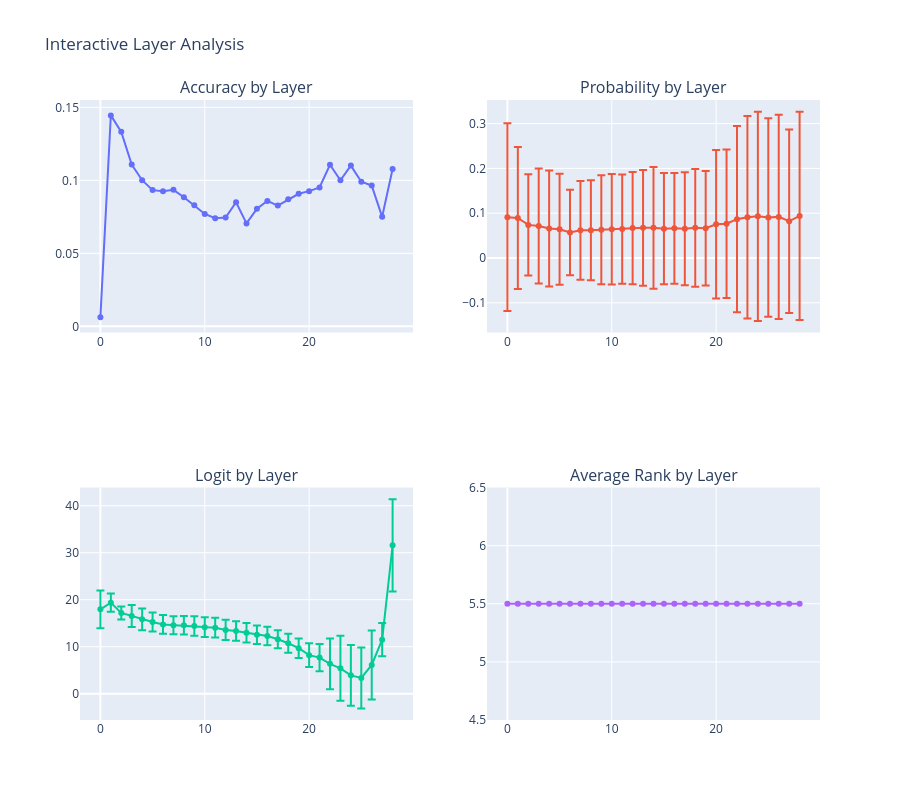
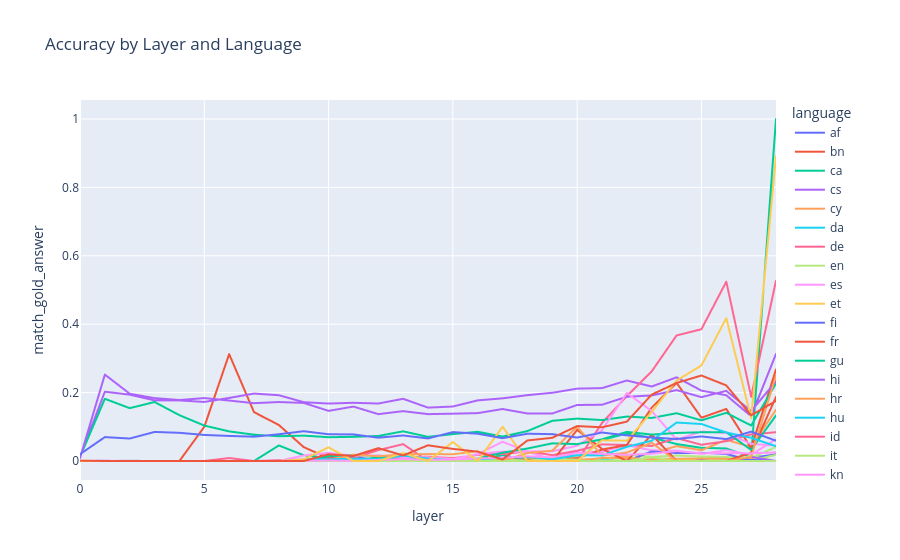
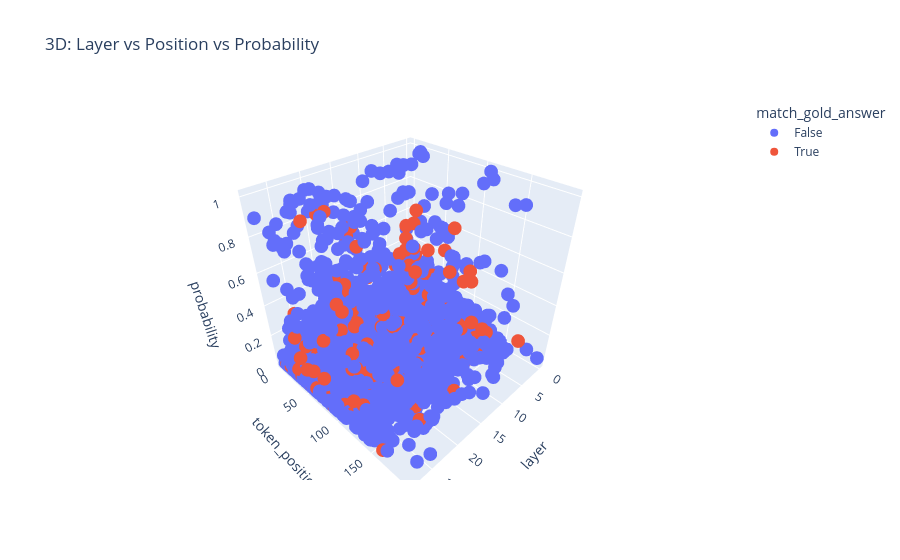

Notebook code for these charts, in order:
### Code cell
print("Creating interactive Plotly visualizations...")

# Interactive layer progression
layer_stats = df.groupby('layer').agg({
    'match_gold_answer': 'mean',
    'probability': ['mean', 'std'],
    'logit': ['mean', 'std'],
    'rank': 'mean'
}).round(4)

layer_stats.columns = ['accuracy', 'prob_mean', 'prob_std', 'logit_mean', 'logit_std', 'avg_rank']
layer_stats = layer_stats.reset_index()

fig_interactive = make_subplots(
    rows=2, cols=2,
    subplot_titles=('Accuracy by Layer', 'Probability by Layer', 
                   'Logit by Layer', 'Average Rank by Layer'),
    specs=[[{"secondary_y": False}, {"secondary_y": False}],
           [{"secondary_y": False}, {"secondary_y": False}]]
)

# Add traces
fig_interactive.add_trace(
    go.Scatter(x=layer_stats['layer'], y=layer_stats['accuracy'], 
              mode='lines+markers', name='Accuracy'),
    row=1, col=1
)

fig_interactive.add_trace(
    go.Scatter(x=layer_stats['layer'], y=layer_stats['prob_mean'],
              error_y=dict(type='data', array=layer_stats['prob_std']),
              mode='lines+markers', name='Probability'),
    row=1, col=2
)

fig_interactive.add_trace(
    go.Scatter(x=layer_stats['layer'], y=layer_stats['logit_mean'],
              error_y=dict(type='data', array=layer_stats['logit_std']),
              mode='lines+markers', name='Logit'),
    row=2, col=1
)

fig_interactive.add_trace(
    go.Scatter(x=layer_stats['layer'], y=layer_stats['avg_rank'],
              mode='lines+markers', name='Avg Rank'),
    row=2, col=2
)

fig_interactive.update_layout(height=800, showlegend=False, 
                            title_text="Interactive Layer Analysis")
fig_interactive.show()

# Interactive language comparison
lang_layer_data = df.groupby(['language', 'layer'])['match_gold_answer'].mean().reset_index()
fig_lang = px.line(lang_layer_data, x='layer', y='match_gold_answer', 
                   color='language', title='Accuracy by Layer and Language')
fig_lang.show()

# Interactive 3D scatter
sample_3d = df.sample(5000)  # Sample for 3D plot performance
fig_3d = px.scatter_3d(sample_3d, x='layer', y='token_position', z='probability',
                       color='match_gold_answer', title='3D: Layer vs Position vs Probability')
fig_3d.show()

print("Analysis complete! All visualizations have been generated.")

### Figure 1 — Plotly figure (JSON) as saved in the notebook; plotly's stock layout.template omitted (floating-point values rounded to 4 significant figures)
{"data": [{"mode": "lines+markers", "name": "Accuracy", "type": "scatter", "x": [0, 1, 2, 3, 4, 5, 6, 7, 8, 9, 10, 11, 12, 13, 14, 15, 16, 17, 18, 19, 20, 21, 22, 23, 24, 25, 26, 27, 28], "xaxis": "x", "y": [0.0063, 0.1445, 0.1332, 0.1108, 0.1001, 0.0933, 0.0925, 0.0935, 0.0884, 0.0829, 0.077, 0.0741, 0.0745, 0.085, 0.0705, 0.0805, 0.0859, 0.0827, 0.087, 0.0908, 0.0926, 0.0951, 0.1107, 0.1, 0.1101, 0.099, 0.0964, 0.075, 0.1078], "yaxis": "y"}, {"error_y": {"array": [0.2094, 0.1582, 0.113, 0.1283, 0.1293, 0.1239, 0.0956, 0.1102, 0.1116, 0.1217, 0.1232, 0.1218, 0.1251, 0.1291, 0.1357, 0.1241, 0.1235, 0.1261, 0.1313, 0.1278, 0.1658, 0.1656, 0.208, 0.2262, 0.2335, 0.2214, 0.228, 0.2048, 0.2325], "type": "data"}, "mode": "lines+markers", "name": "Probability", "type": "scatter", "x": [0, 1, 2, 3, 4, 5, 6, 7, 8, 9, 10, 11, 12, 13, 14, 15, 16, 17, 18, 19, 20, 21, 22, 23, 24, 25, 26, 27, 28], "xaxis": "x2", "y": [0.0912, 0.0893, 0.0739, 0.0712, 0.0658, 0.064, 0.0569, 0.0618, 0.0619, 0.063, 0.0643, 0.0645, 0.0668, 0.0673, 0.0673, 0.0655, 0.0662, 0.0655, 0.0674, 0.0666, 0.0754, 0.0764, 0.0867, 0.091, 0.0932, 0.0903, 0.0918, 0.082, 0.0939], "yaxis": "y2"}, {"error_y": {"array": [4.001, 1.962, 1.384, 2.329, 2.315, 2.034, 1.991, 1.925, 1.948, 2.091, 2.098, 2.092, 2.161, 2.073, 2.085, 1.96, 1.956, 1.925, 2.025, 2.074, 2.518, 2.9, 5.387, 6.907, 6.481, 6.47, 7.34, 3.553, 9.829], "type": "data"}, "mode": "lines+markers", "name": "Logit", "type": "scatter", "x": [0, 1, 2, 3, 4, 5, 6, 7, 8, 9, 10, 11, 12, 13, 14, 15, 16, 17, 18, 19, 20, 21, 22, 23, 24, 25, 26, 27, 28], "xaxis": "x3", "y": [17.96, 19.38, 17.19, 16.55, 15.83, 15.27, 14.74, 14.58, 14.57, 14.42, 14.17, 14.05, 13.57, 13.35, 12.96, 12.56, 12.28, 11.58, 10.74, 9.688, 8.215, 7.693, 6.367, 5.412, 3.907, 3.356, 6.124, 11.5, 31.57], "yaxis": "y3"}, {"mode": "lines+markers", "name": "Avg Rank", "type": "scatter", "x": [0, 1, 2, 3, 4, 5, 6, 7, 8, 9, 10, 11, 12, 13, 14, 15, 16, 17, 18, 19, 20, 21, 22, 23, 24, 25, 26, 27, 28], "xaxis": "x4", "y": [5.5, 5.5, 5.5, 5.5, 5.5, 5.5, 5.5, 5.5, 5.5, 5.5, 5.5, 5.5, 5.5, 5.5, 5.5, 5.5, 5.5, 5.5, 5.5, 5.5, 5.5, 5.5, 5.5, 5.5, 5.5, 5.5, 5.5, 5.5, 5.5], "yaxis": "y4"}], "layout": {"annotations": [{"font": {"size": 16}, "showarrow": false, "text": "Accuracy by Layer", "x": 0.225, "xanchor": "center", "xref": "paper", "y": 1, "yanchor": "bottom", "yref": "paper"}, {"font": {"size": 16}, "showarrow": false, "text": "Probability by Layer", "x": 0.775, "xanchor": "center", "xref": "paper", "y": 1, "yanchor": "bottom", "yref": "paper"}, {"font": {"size": 16}, "showarrow": false, "text": "Logit by Layer", "x": 0.225, "xanchor": "center", "xref": "paper", "y": 0.375, "yanchor": "bottom", "yref": "paper"}, {"font": {"size": 16}, "showarrow": false, "text": "Average Rank by Layer", "x": 0.775, "xanchor": "center", "xref": "paper", "y": 0.375, "yanchor": "bottom", "yref": "paper"}], "height": 800, "showlegend": false, "title": {"text": "Interactive Layer Analysis"}, "xaxis": {"anchor": "y", "domain": [0, 0.45]}, "xaxis2": {"anchor": "y2", "domain": [0.55, 1]}, "xaxis3": {"anchor": "y3", "domain": [0, 0.45]}, "xaxis4": {"anchor": "y4", "domain": [0.55, 1]}, "yaxis": {"anchor": "x", "domain": [0.625, 1]}, "yaxis2": {"anchor": "x2", "domain": [0.625, 1]}, "yaxis3": {"anchor": "x3", "domain": [0, 0.375]}, "yaxis4": {"anchor": "x4", "domain": [0, 0.375]}}}

### Figure 2 — Plotly figure (JSON) as saved in the notebook; plotly's stock layout.template omitted (floating-point values rounded to 4 significant figures)
{"data": [{"hovertemplate": "language=af<br>layer=%{x}<br>match_gold_answer=%{y}<extra></extra>", "legendgroup": "af", "line": {"color": "#636efa", "dash": "solid"}, "marker": {"symbol": "circle"}, "mode": "lines", "name": "af", "showlegend": true, "type": "scattergl", "x": [0, 1, 2, 3, 4, 5, 6, 7, 8, 9, 10, 11, 12, 13, 14, 15, 16, 17, 18, 19, 20, 21, 22, 23, 24, 25, 26, 27, 28], "xaxis": "x", "y": [0.0007158, 0.0, 0.0, 0.0, 0.0, 0.0, 0.0, 0.0, 0.0, 0.0, 0.0, 0.01163, 0.003401, 0.005682, 0.0, 0.003597, 0.0, 0.0, 0.0, 0.0, 0.0, 0.001704, 0.00119, 0.004068, 0.001876, 0.001609, 0.001114, 0.009415, 0.01899], "yaxis": "y"}, {"hovertemplate": "language=bn<br>layer=%{x}<br>match_gold_answer=%{y}<extra></extra>", "legendgroup": "bn", "line": {"color": "#EF553B", "dash": "solid"}, "marker": {"symbol": "circle"}, "mode": "lines", "name": "bn", "showlegend": true, "type": "scattergl", "x": [0, 1, 2, 3, 4, 5, 6, 7, 8, 9, 10, 11, 12, 13, 14, 15, 16, 17, 18, 19, 20, 21, 22, 23, 24, 25, 26, 27, 28], "xaxis": "x", "y": [0.0, 0.0, 0.0, 0.0, 0.0, 0.0, 0.0, 0.0, 0.0, 0.0, 0.0, 0.0, 0.0, 0.0, 0.0, 0.0, 0.0, 0.0, 0.0, 0.0, 0.0, 0.0, 0.0, 0.0, 0.0, 0.0, 0.0, 0.0, 0.0], "yaxis": "y"}, {"hovertemplate": "language=ca<br>layer=%{x}<br>match_gold_answer=%{y}<extra></extra>", "legendgroup": "ca", "line": {"color": "#00cc96", "dash": "solid"}, "marker": {"symbol": "circle"}, "mode": "lines", "name": "ca", "showlegend": true, "type": "scattergl", "x": [0, 1, 2, 5, 6, 7, 8, 9, 10, 11, 12, 13, 14, 15, 16, 17, 18, 19, 20, 21, 22, 23, 24, 25, 26, 27, 28], "xaxis": "x", "y": [0.0, 0.0, 0.0, 0.0, 0.0, 0.0, 0.04545, 0.01667, 0.008621, 0.0, 0.01111, 0.01282, 0.0, 0.008547, 0.0, 0.01786, 0.0, 0.0, 0.0, 0.06173, 0.08029, 0.06818, 0.04954, 0.03857, 0.03665, 0.01141, 1.0], "yaxis": "y"}, {"hovertemplate": "language=cs<br>layer=%{x}<br>match_gold_answer=%{y}<extra></extra>", "legendgroup": "cs", "line": {"color": "#ab63fa", "dash": "solid"}, "marker": {"symbol": "circle"}, "mode": "lines", "name": "cs", "showlegend": true, "type": "scattergl", "x": [0, 2, 3, 4, 5, 6, 7, 8, 9, 10, 11, 12, 13, 14, 15, 16, 17, 18, 19, 20, 21, 22, 23, 24, 25, 26, 27, 28], "xaxis": "x", "y": [0.0, 0.0, 0.0, 0.0, 0.0, 0.0, 0.0, 0.0, 0.0, 0.0, 0.0, 0.0, 0.0, 0.0, 0.0, 0.0, 0.0, 0.0, 0.0, 0.0, 0.0, 0.0, 0.0, 0.0, 0.0, 0.0, 0.007246, 0.0], "yaxis": "y"}, {"hovertemplate": "language=cy<br>layer=%{x}<br>match_gold_answer=%{y}<extra></extra>", "legendgroup": "cy", "line": {"color": "#FFA15A", "dash": "solid"}, "marker": {"symbol": "circle"}, "mode": "lines", "name": "cy", "showlegend": true, "type": "scattergl", "x": [0, 1, 3, 4, 5, 6, 7, 8, 9, 10, 11, 12, 13, 14, 15, 16, 17, 18, 19, 20, 21, 22, 23, 24, 25, 26, 27, 28], "xaxis": "x", "y": [0.0, 0.0, 0.0, 0.0, 0.0, 0.0, 0.0, 0.0, 0.0, 0.0, 0.0, 0.0, 0.0, 0.00655, 0.009524, 0.007326, 0.005865, 0.004405, 0.0, 0.003831, 0.006981, 0.01451, 0.02349, 0.04325, 0.03156, 0.06186, 0.04078, 0.15], "yaxis": "y"}, {"hovertemplate": "language=da<br>layer=%{x}<br>match_gold_answer=%{y}<extra></extra>", "legendgroup": "da", "line": {"color": "#19d3f3", "dash": "solid"}, "marker": {"symbol": "circle"}, "mode": "lines", "name": "da", "showlegend": true, "type": "scattergl", "x": [0, 1, 2, 4, 5, 6, 7, 8, 9, 10, 11, 12, 13, 14, 15, 16, 17, 18, 19, 20, 21, 22, 23, 24, 25, 26, 27, 28], "xaxis": "x", "y": [0.0, 0.0, 0.0, 0.0, 0.0, 0.0, 0.0, 0.0, 0.0, 0.0, 0.0, 0.0, 0.0, 0.0, 0.0, 0.003195, 0.0, 0.01047, 0.008065, 0.0, 0.004405, 0.0, 0.0, 0.0, 0.0, 0.004329, 0.007317, 0.0], "yaxis": "y"}, {"hovertemplate": "language=de<br>layer=%{x}<br>match_gold_answer=%{y}<extra></extra>", "legendgroup": "de", "line": {"color": "#FF6692", "dash": "solid"}, "marker": {"symbol": "circle"}, "mode": "lines", "name": "de", "showlegend": true, "type": "scattergl", "x": [0, 1, 2, 3, 4, 5, 6, 7, 8, 9, 10, 11, 12, 13, 14, 15, 16, 17, 18, 19, 20, 21, 22, 23, 24, 25, 26, 27, 28], "xaxis": "x", "y": [0.0007858, 0.0, 0.0, 0.0, 0.0, 0.0, 0.008621, 0.0, 0.002611, 0.0, 0.0, 0.002821, 0.00479, 0.0108, 0.01249, 0.008197, 0.01813, 0.02012, 0.02829, 0.01716, 0.02981, 0.04859, 0.0468, 0.04396, 0.06705, 0.04743, 0.05786, 0.07775, 0.08419], "yaxis": "y"}, {"hovertemplate": "language=en<br>layer=%{x}<br>match_gold_answer=%{y}<extra></extra>", "legendgroup": "en", "line": {"color": "#B6E880", "dash": "solid"}, "marker": {"symbol": "circle"}, "mode": "lines", "name": "en", "showlegend": true, "type": "scattergl", "x": [0, 1, 2, 3, 4, 5, 6, 7, 8, 9, 10, 11, 12, 13, 14, 15, 16, 17, 18, 19, 20, 21, 22, 23, 24, 25, 26, 27, 28], "xaxis": "x", "y": [0.0001234, 0.0, 0.0, 0.0, 0.0, 0.0, 0.0, 0.0, 0.0, 0.0, 0.0007008, 0.001473, 0.001348, 0.0, 0.001663, 0.001538, 0.002123, 0.002283, 0.005124, 0.006849, 0.01259, 0.02198, 0.01804, 0.01205, 0.01592, 0.01307, 0.01186, 0.009006, 0.0409], "yaxis": "y"}, {"hovertemplate": "language=es<br>layer=%{x}<br>match_gold_answer=%{y}<extra></extra>", "legendgroup": "es", "line": {"color": "#FF97FF", "dash": "solid"}, "marker": {"symbol": "circle"}, "mode": "lines", "name": "es", "showlegend": true, "type": "scattergl", "x": [0, 1, 3, 4, 5, 6, 7, 8, 9, 10, 11, 12, 13, 14, 15, 16, 17, 18, 19, 20, 21, 22, 23, 24, 25, 26, 27, 28], "xaxis": "x", "y": [0.0, 0.0, 0.0, 0.0, 0.0, 0.0, 0.0, 0.0, 0.006289, 0.0, 0.0, 0.0, 0.0, 0.0, 0.002882, 0.02075, 0.02752, 0.02685, 0.005305, 0.02419, 0.02703, 0.04587, 0.03106, 0.0303, 0.02057, 0.03178, 0.01806, 0.06391], "yaxis": "y"}, {"hovertemplate": "language=et<br>layer=%{x}<br>match_gold_answer=%{y}<extra></extra>", "legendgroup": "et", "line": {"color": "#FECB52", "dash": "solid"}, "marker": {"symbol": "circle"}, "mode": "lines", "name": "et", "showlegend": true, "type": "scattergl", "x": [0, 1, 2, 3, 4, 5, 7, 8, 9, 10, 11, 12, 13, 14, 15, 16, 17, 18, 19, 20, 21, 22, 23, 24, 25, 26, 27, 28], "xaxis": "x", "y": [0.0, 0.0, 0.0, 0.0, 0.0, 0.0, 0.0, 0.0, 0.0, 0.0, 0.0, 0.0, 0.0, 0.0, 0.0, 0.0, 0.0, 0.0, 0.0, 0.0, 0.0, 0.0, 0.0, 0.0, 0.0, 0.0, 0.0, 0.0], "yaxis": "y"}, {"hovertemplate": "language=fi<br>layer=%{x}<br>match_gold_answer=%{y}<extra></extra>", "legendgroup": "fi", "line": {"color": "#636efa", "dash": "solid"}, "marker": {"symbol": "circle"}, "mode": "lines", "name": "fi", "showlegend": true, "type": "scattergl", "x": [0, 1, 4, 5, 6, 7, 8, 9, 10, 11, 12, 13, 14, 15, 16, 17, 18, 19, 20, 21, 22, 23, 24, 25, 26, 27, 28], "xaxis": "x", "y": [0.0, 0.0, 0.0, 0.0, 0.0, 0.0, 0.0, 0.0, 0.0, 0.0, 0.0, 0.0, 0.0, 0.0, 0.0, 0.0, 0.0, 0.0, 0.0, 0.0, 0.0, 0.0, 0.0, 0.0, 0.0, 0.0, 0.0], "yaxis": "y"}, {"hovertemplate": "language=fr<br>layer=%{x}<br>match_gold_answer=%{y}<extra></extra>", "legendgroup": "fr", "line": {"color": "#EF553B", "dash": "solid"}, "marker": {"symbol": "circle"}, "mode": "lines", "name": "fr", "showlegend": true, "type": "scattergl", "x": [0, 1, 2, 3, 4, 5, 6, 7, 8, 9, 10, 11, 12, 13, 14, 15, 16, 17, 18, 19, 20, 21, 22, 23, 24, 25, 26, 27, 28], "xaxis": "x", "y": [0.0, 0.0, 0.0, 0.0, 0.0, 0.1, 0.3125, 0.1429, 0.1053, 0.04054, 0.00838, 0.007485, 0.004644, 0.0, 0.001792, 0.001075, 0.0, 0.004706, 0.003945, 0.003367, 0.008264, 0.03349, 0.04679, 0.1562, 0.2286, 0.1265, 0.1523, 0.03796, 0.2678], "yaxis": "y"}, {"hovertemplate": "language=gu<br>layer=%{x}<br>match_gold_answer=%{y}<extra></extra>", "legendgroup": "gu", "line": {"color": "#00cc96", "dash": "solid"}, "marker": {"symbol": "circle"}, "mode": "lines", "name": "gu", "showlegend": true, "type": "scattergl", "x": [0, 1, 2, 3, 4, 5, 6, 7, 8, 9, 10, 11, 12, 13, 14, 15, 16, 17, 18, 19, 20, 21, 22, 23, 24, 25, 26, 27, 28], "xaxis": "x", "y": [0.0, 0.0, 0.0, 0.0, 0.0, 0.0, 0.0, 0.0, 0.0, 0.0, 0.0, 0.0, 0.0, 0.0, 0.0, 0.0, 0.0, 0.0, 0.0, 0.0, 0.0, 0.0, 0.0, 0.0, 0.0, 0.0, 0.0, 0.0, 0.0], "yaxis": "y"}, {"hovertemplate": "language=hi<br>layer=%{x}<br>match_gold_answer=%{y}<extra></extra>", "legendgroup": "hi", "line": {"color": "#ab63fa", "dash": "solid"}, "marker": {"symbol": "circle"}, "mode": "lines", "name": "hi", "showlegend": true, "type": "scattergl", "x": [0, 1, 2, 3, 4, 5, 6, 7, 8, 9, 10, 11, 12, 13, 14, 15, 16, 17, 18, 19, 20, 21, 22, 23, 24, 25, 26, 27, 28], "xaxis": "x", "y": [0.01177, 0.2026, 0.1939, 0.1772, 0.1771, 0.1727, 0.1844, 0.1972, 0.1923, 0.172, 0.168, 0.1702, 0.1681, 0.1818, 0.156, 0.1593, 0.1773, 0.1832, 0.1925, 0.1995, 0.2116, 0.2131, 0.2354, 0.2178, 0.2447, 0.2058, 0.1922, 0.131, 0.3132], "yaxis": "y"}, {"hovertemplate": "language=hr<br>layer=%{x}<br>match_gold_answer=%{y}<extra></extra>", "legendgroup": "hr", "line": {"color": "#FFA15A", "dash": "solid"}, "marker": {"symbol": "circle"}, "mode": "lines", "name": "hr", "showlegend": true, "type": "scattergl", "x": [0, 5, 6, 7, 8, 9, 10, 11, 12, 13, 14, 15, 16, 17, 18, 19, 20, 21, 22, 23, 24, 25, 26, 27, 28], "xaxis": "x", "y": [0.0, 0.0, 0.0, 0.0, 0.0, 0.0, 0.0, 0.0, 0.0, 0.0, 0.0, 0.0, 0.0, 0.0, 0.0, 0.0, 0.0, 0.0, 0.0, 0.0, 0.0, 0.0, 0.0, 0.009375, 0.0], "yaxis": "y"}, {"hovertemplate": "language=hu<br>layer=%{x}<br>match_gold_answer=%{y}<extra></extra>", "legendgroup": "hu", "line": {"color": "#19d3f3", "dash": "solid"}, "marker": {"symbol": "circle"}, "mode": "lines", "name": "hu", "showlegend": true, "type": "scattergl", "x": [0, 5, 6, 8, 9, 10, 11, 12, 13, 14, 15, 16, 17, 18, 19, 20, 21, 22, 23, 24, 25, 26, 27], "xaxis": "x", "y": [0.0, 0.0, 0.0, 0.0, 0.0, 0.0, 0.0, 0.0, 0.0, 0.0, 0.0, 0.0, 0.0, 0.0, 0.0, 0.0, 0.0, 0.0, 0.0, 0.0, 0.0, 0.0, 0.0], "yaxis": "y"}, {"hovertemplate": "language=id<br>layer=%{x}<br>match_gold_answer=%{y}<extra></extra>", "legendgroup": "id", "line": {"color": "#FF6692", "dash": "solid"}, "marker": {"symbol": "circle"}, "mode": "lines", "name": "id", "showlegend": true, "type": "scattergl", "x": [0, 1, 4, 5, 6, 7, 8, 9, 10, 11, 12, 13, 14, 15, 16, 17, 18, 19, 20, 21, 22, 23, 24, 25, 26, 27, 28], "xaxis": "x", "y": [0.0, 0.0, 0.0, 0.0, 0.0, 0.0, 0.0, 0.0, 0.006173, 0.008658, 0.03175, 0.04918, 0.0, 0.002381, 0.0, 0.004292, 0.0, 0.0, 0.0, 0.1111, 0.1898, 0.2621, 0.367, 0.3854, 0.5244, 0.1878, 0.5269], "yaxis": "y"}, {"hovertemplate": "language=it<br>layer=%{x}<br>match_gold_answer=%{y}<extra></extra>", "legendgroup": "it", "line": {"color": "#B6E880", "dash": "solid"}, "marker": {"symbol": "circle"}, "mode": "lines", "name": "it", "showlegend": true, "type": "scattergl", "x": [0, 1, 2, 3, 4, 5, 6, 7, 8, 9, 10, 11, 12, 13, 14, 15, 16, 17, 18, 19, 20, 21, 22, 23, 24, 25, 26, 27, 28], "xaxis": "x", "y": [0.0, 0.0, 0.0, 0.0, 0.0, 0.0, 0.0, 0.0, 0.0, 0.0, 0.0, 0.0, 0.0, 0.0, 0.0, 0.0, 0.003268, 0.004464, 0.001294, 0.006211, 0.004016, 0.001456, 0.002392, 0.004396, 0.004444, 0.007353, 0.002841, 0.001392, 0.01786], "yaxis": "y"}, {"hovertemplate": "language=kn<br>layer=%{x}<br>match_gold_answer=%{y}<extra></extra>", "legendgroup": "kn", "line": {"color": "#FF97FF", "dash": "solid"}, "marker": {"symbol": "circle"}, "mode": "lines", "name": "kn", "showlegend": true, "type": "scattergl", "x": [0, 1, 2, 3, 4, 5, 6, 7, 8, 9, 10, 11, 12, 13, 14, 15, 16, 17, 18, 19, 20, 21, 22, 23, 24, 25, 26, 27, 28], "xaxis": "x", "y": [0.0, 0.0, 0.0, 0.0, 0.0, 0.0, 0.0, 0.0, 0.0, 0.0, 0.0, 0.0, 0.0, 0.0, 0.0, 0.0, 0.0, 0.0, 0.0, 0.0, 0.0, 0.0, 0.0, 0.0, 0.0, 0.0, 0.0, 0.0, 0.0], "yaxis": "y"}, {"hovertemplate": "language=lt<br>layer=%{x}<br>match_gold_answer=%{y}<extra></extra>", "legendgroup": "lt", "line": {"color": "#FECB52", "dash": "solid"}, "marker": {"symbol": "circle"}, "mode": "lines", "name": "lt", "showlegend": true, "type": "scattergl", "x": [0, 3, 4, 5, 6, 7, 8, 9, 10, 11, 12, 13, 14, 15, 16, 17, 18, 19, 20, 21, 22, 23, 24, 25, 26, 27, 28], "xaxis": "x", "y": [0.0, 0.0, 0.0, 0.0, 0.0, 0.0, 0.0, 0.0, 0.0, 0.0, 0.0, 0.0, 0.0, 0.0, 0.0, 0.0, 0.0, 0.0, 0.0, 0.0, 0.0, 0.0, 0.0, 0.0, 0.0, 0.0, 0.0], "yaxis": "y"}, {"hovertemplate": "language=lv<br>layer=%{x}<br>match_gold_answer=%{y}<extra></extra>", "legendgroup": "lv", "line": {"color": "#636efa", "dash": "solid"}, "marker": {"symbol": "circle"}, "mode": "lines", "name": "lv", "showlegend": true, "type": "scattergl", "x": [0, 3, 4, 5, 6, 7, 8, 9, 10, 11, 12, 13, 14, 15, 16, 17, 18, 19, 20, 21, 22, 23, 24, 25, 26, 27], "xaxis": "x", "y": [0.0009363, 0.0, 0.0, 0.0, 0.0, 0.0, 0.0, 0.0, 0.0, 0.0, 0.0, 0.0, 0.0, 0.0, 0.0, 0.0, 0.0, 0.0, 0.0, 0.0, 0.0, 0.02778, 0.02326, 0.02381, 0.02041, 0.001613], "yaxis": "y"}, {"hovertemplate": "language=ml<br>layer=%{x}<br>match_gold_answer=%{y}<extra></extra>", "legendgroup": "ml", "line": {"color": "#EF553B", "dash": "solid"}, "marker": {"symbol": "circle"}, "mode": "lines", "name": "ml", "showlegend": true, "type": "scattergl", "x": [0, 1, 2, 3, 4, 5, 6, 7, 8, 9, 10, 11, 12, 13, 14, 15, 16, 17, 18, 19, 20, 21, 22, 23, 24, 25, 26, 27], "xaxis": "x", "y": [0.0, 0.0, 0.0, 0.0, 0.0, 0.0, 0.0, 0.0, 0.0, 0.0, 0.0, 0.0, 0.0, 0.0, 0.0, 0.0, 0.0, 0.0, 0.0, 0.0, 0.0, 0.0, 0.0, 0.0, 0.0, 0.0, 0.0, 0.0], "yaxis": "y"}, {"hovertemplate": "language=mr<br>layer=%{x}<br>match_gold_answer=%{y}<extra></extra>", "legendgroup": "mr", "line": {"color": "#00cc96", "dash": "solid"}, "marker": {"symbol": "circle"}, "mode": "lines", "name": "mr", "showlegend": true, "type": "scattergl", "x": [0, 1, 2, 3, 4, 5, 6, 7, 8, 9, 10, 11, 12, 13, 14, 15, 16, 17, 18, 19, 20, 21, 22, 23, 24, 25, 26, 27, 28], "xaxis": "x", "y": [0.01231, 0.1819, 0.1544, 0.1725, 0.1339, 0.1036, 0.08654, 0.07692, 0.07245, 0.07419, 0.06954, 0.07068, 0.0732, 0.08673, 0.0706, 0.07863, 0.08539, 0.07145, 0.08752, 0.1175, 0.124, 0.1197, 0.1299, 0.1259, 0.1397, 0.1189, 0.1409, 0.1037, 0.2267], "yaxis": "y"}, {"hovertemplate": "language=ne<br>layer=%{x}<br>match_gold_answer=%{y}<extra></extra>", "legendgroup": "ne", "line": {"color": "#ab63fa", "dash": "solid"}, "marker": {"symbol": "circle"}, "mode": "lines", "name": "ne", "showlegend": true, "type": "scattergl", "x": [0, 1, 2, 3, 4, 5, 6, 7, 8, 9, 10, 11, 12, 13, 14, 15, 16, 17, 18, 19, 20, 21, 22, 23, 24, 25, 26, 27, 28], "xaxis": "x", "y": [0.008423, 0.2527, 0.1967, 0.1839, 0.1782, 0.184, 0.1768, 0.169, 0.1725, 0.1698, 0.1466, 0.1591, 0.137, 0.1457, 0.1371, 0.1383, 0.14, 0.152, 0.139, 0.1389, 0.1638, 0.1645, 0.1879, 0.1916, 0.2073, 0.1867, 0.2051, 0.1461, 0.233], "yaxis": "y"}, {"hovertemplate": "language=nl<br>layer=%{x}<br>match_gold_answer=%{y}<extra></extra>", "legendgroup": "nl", "line": {"color": "#FFA15A", "dash": "solid"}, "marker": {"symbol": "circle"}, "mode": "lines", "name": "nl", "showlegend": true, "type": "scattergl", "x": [0, 1, 3, 4, 5, 6, 7, 8, 9, 10, 11, 12, 13, 14, 15, 16, 17, 18, 19, 20, 21, 22, 23, 24, 25, 26, 27, 28], "xaxis": "x", "y": [0.0007102, 0.0, 0.0, 0.0, 0.0, 0.0, 0.0, 0.0, 0.0, 0.0, 0.0, 0.003745, 0.0, 0.0, 0.0, 0.0, 0.0, 0.0, 0.0, 0.0, 0.009009, 0.00885, 0.005714, 0.006623, 0.007042, 0.006944, 0.0, 0.0], "yaxis": "y"}, {"hovertemplate": "language=no<br>layer=%{x}<br>match_gold_answer=%{y}<extra></extra>", "legendgroup": "no", "line": {"color": "#19d3f3", "dash": "solid"}, "marker": {"symbol": "circle"}, "mode": "lines", "name": "no", "showlegend": true, "type": "scattergl", "x": [0, 1, 4, 5, 6, 7, 8, 9, 10, 11, 12, 13, 14, 15, 16, 17, 18, 19, 20, 21, 22, 23, 24, 25, 26, 27, 28], "xaxis": "x", "y": [0.0, 0.0, 0.0, 0.0, 0.0, 0.0, 0.0, 0.0, 0.0, 0.0, 0.0, 0.0, 0.0, 0.0, 0.0, 0.0, 0.0, 0.0, 0.0, 0.0, 0.0, 0.0, 0.0, 0.0, 0.0, 0.0003905, 0.0], "yaxis": "y"}, {"hovertemplate": "language=pa<br>layer=%{x}<br>match_gold_answer=%{y}<extra></extra>", "legendgroup": "pa", "line": {"color": "#FF6692", "dash": "solid"}, "marker": {"symbol": "circle"}, "mode": "lines", "name": "pa", "showlegend": true, "type": "scattergl", "x": [0, 1, 2, 3, 4, 5, 6, 7, 8, 9, 10, 11, 12, 13, 14, 15, 16, 17, 18, 19, 20, 21, 22, 23, 24, 25, 26, 27, 28], "xaxis": "x", "y": [0.0, 0.0, 0.0, 0.0, 0.0, 0.0, 0.0, 0.0, 0.0, 0.0, 0.0, 0.0, 0.0, 0.0, 0.0, 0.0, 0.0, 0.0, 0.0, 0.0, 0.0, 0.0, 0.0, 0.0, 0.0, 0.0, 0.0, 0.0, 0.0], "yaxis": "y"}, {"hovertemplate": "language=pl<br>layer=%{x}<br>match_gold_answer=%{y}<extra></extra>", "legendgroup": "pl", "line": {"color": "#B6E880", "dash": "solid"}, "marker": {"symbol": "circle"}, "mode": "lines", "name": "pl", "showlegend": true, "type": "scattergl", "x": [0, 6, 7, 8, 9, 10, 11, 12, 13, 14, 15, 16, 17, 18, 19, 20, 21, 22, 23, 24, 25, 26, 27, 28], "xaxis": "x", "y": [0.0, 0.0, 0.0, 0.0, 0.0, 0.0, 0.0, 0.0, 0.0, 0.0, 0.0, 0.0, 0.0, 0.0, 0.0, 0.0, 0.0, 0.0, 0.01099, 0.0, 0.0, 0.0, 0.01494, 0.0], "yaxis": "y"}, {"hovertemplate": "language=pt<br>layer=%{x}<br>match_gold_answer=%{y}<extra></extra>", "legendgroup": "pt", "line": {"color": "#FF97FF", "dash": "solid"}, "marker": {"symbol": "circle"}, "mode": "lines", "name": "pt", "showlegend": true, "type": "scattergl", "x": [0, 2, 3, 4, 5, 6, 7, 8, 9, 10, 11, 12, 13, 14, 15, 16, 17, 18, 19, 20, 21, 22, 23, 24, 25, 26, 27, 28], "xaxis": "x", "y": [0.0007994, 0.0, 0.0, 0.0, 0.0, 0.0, 0.0, 0.0, 0.01613, 0.02381, 0.01538, 0.01639, 0.01124, 0.01075, 0.006061, 0.01987, 0.05618, 0.02791, 0.02837, 0.04472, 0.09016, 0.1988, 0.1462, 0.0625, 0.08605, 0.08151, 0.04997, 0.04516], "yaxis": "y"}, {"hovertemplate": "language=ro<br>layer=%{x}<br>match_gold_answer=%{y}<extra></extra>", "legendgroup": "ro", "line": {"color": "#FECB52", "dash": "solid"}, "marker": {"symbol": "circle"}, "mode": "lines", "name": "ro", "showlegend": true, "type": "scattergl", "x": [0, 1, 4, 5, 6, 7, 8, 9, 10, 11, 12, 13, 14, 15, 16, 17, 18, 19, 20, 21, 22, 23, 24, 25, 26, 27, 28], "xaxis": "x", "y": [0.0, 0.0, 0.0, 0.0, 0.0, 0.0, 0.0, 0.0, 0.0, 0.0, 0.0, 0.0, 0.0, 0.0, 0.0, 0.0, 0.0, 0.0, 0.0, 0.0, 0.0, 0.0, 0.002203, 0.0, 0.0, 0.0004167, 0.0], "yaxis": "y"}, {"hovertemplate": "language=sk<br>layer=%{x}<br>match_gold_answer=%{y}<extra></extra>", "legendgroup": "sk", "line": {"color": "#636efa", "dash": "solid"}, "marker": {"symbol": "circle"}, "mode": "lines", "name": "sk", "showlegend": true, "type": "scattergl", "x": [0, 4, 6, 7, 8, 9, 10, 11, 12, 13, 14, 15, 16, 17, 18, 19, 20, 21, 22, 23, 24, 25, 26, 27, 28], "xaxis": "x", "y": [0.0, 0.0, 0.0, 0.0, 0.0, 0.0, 0.0, 0.0, 0.0, 0.0, 0.0, 0.0, 0.0, 0.0, 0.0, 0.0, 0.0, 0.0, 0.0, 0.0, 0.0, 0.0, 0.0, 0.00318, 0.0], "yaxis": "y"}, {"hovertemplate": "language=sl<br>layer=%{x}<br>match_gold_answer=%{y}<extra></extra>", "legendgroup": "sl", "line": {"color": "#EF553B", "dash": "solid"}, "marker": {"symbol": "circle"}, "mode": "lines", "name": "sl", "showlegend": true, "type": "scattergl", "x": [0, 2, 6, 7, 8, 9, 10, 11, 12, 13, 14, 15, 16, 17, 18, 19, 20, 21, 22, 23, 24, 25, 26, 27, 28], "xaxis": "x", "y": [0.0, 0.0, 0.0, 0.0, 0.0, 0.0, 0.0, 0.0, 0.0, 0.0, 0.0, 0.0, 0.0, 0.0, 0.0, 0.0, 0.09091, 0.03571, 0.0, 0.07692, 0.0, 0.0, 0.0, 0.02455, 0.1875], "yaxis": "y"}, {"hovertemplate": "language=so<br>layer=%{x}<br>match_gold_answer=%{y}<extra></extra>", "legendgroup": "so", "line": {"color": "#00cc96", "dash": "solid"}, "marker": {"symbol": "circle"}, "mode": "lines", "name": "so", "showlegend": true, "type": "scattergl", "x": [0, 1, 2, 5, 6, 7, 8, 9, 10, 11, 12, 13, 14, 15, 16, 17, 18, 19, 20, 21, 22, 23, 24, 25, 26, 27, 28], "xaxis": "x", "y": [0.0, 0.0, 0.0, 0.0, 0.0, 0.0, 0.0, 0.0, 0.01361, 0.01754, 0.01389, 0.0, 0.002571, 0.003802, 0.007407, 0.02431, 0.03654, 0.05166, 0.04932, 0.06333, 0.08511, 0.07726, 0.082, 0.08403, 0.08438, 0.0325, 0.1333], "yaxis": "y"}, {"hovertemplate": "language=sq<br>layer=%{x}<br>match_gold_answer=%{y}<extra></extra>", "legendgroup": "sq", "line": {"color": "#ab63fa", "dash": "solid"}, "marker": {"symbol": "circle"}, "mode": "lines", "name": "sq", "showlegend": true, "type": "scattergl", "x": [0, 6, 7, 8, 9, 10, 11, 12, 13, 14, 15, 16, 17, 18, 19, 20, 21, 22, 23, 24, 25, 26, 27, 28], "xaxis": "x", "y": [0.0, 0.0, 0.0, 0.0, 0.0, 0.0, 0.0, 0.0, 0.0, 0.0, 0.0, 0.0, 0.0, 0.0, 0.0, 0.0, 0.0, 0.0, 0.0, 0.0, 0.0, 0.0, 0.01194, 0.0], "yaxis": "y"}, {"hovertemplate": "language=sv<br>layer=%{x}<br>match_gold_answer=%{y}<extra></extra>", "legendgroup": "sv", "line": {"color": "#FFA15A", "dash": "solid"}, "marker": {"symbol": "circle"}, "mode": "lines", "name": "sv", "showlegend": true, "type": "scattergl", "x": [0, 1, 5, 6, 7, 8, 9, 10, 11, 12, 13, 14, 15, 16, 17, 18, 19, 20, 21, 22, 23, 24, 25, 26, 27, 28], "xaxis": "x", "y": [0.0, 0.0, 0.0, 0.0, 0.0, 0.0, 0.0, 0.0, 0.01852, 0.01389, 0.01923, 0.02041, 0.01961, 0.02857, 0.0, 0.02326, 0.0303, 0.1, 0.01562, 0.02469, 0.05333, 0.0, 0.0, 0.0, 0.01179, 0.25], "yaxis": "y"}, {"hovertemplate": "language=sw<br>layer=%{x}<br>match_gold_answer=%{y}<extra></extra>", "legendgroup": "sw", "line": {"color": "#19d3f3", "dash": "solid"}, "marker": {"symbol": "circle"}, "mode": "lines", "name": "sw", "showlegend": true, "type": "scattergl", "x": [0, 1, 3, 4, 5, 6, 7, 8, 9, 10, 11, 12, 13, 14, 15, 16, 17, 18, 19, 20, 21, 22, 23, 24, 25, 26, 27, 28], "xaxis": "x", "y": [0.0, 0.0, 0.0, 0.0, 0.0, 0.0, 0.0, 0.0, 0.005319, 0.004464, 0.007018, 0.005034, 0.01572, 0.007123, 0.003322, 0.004141, 0.01032, 0.01241, 0.004963, 0.0169, 0.01634, 0.04137, 0.05938, 0.1124, 0.1082, 0.08333, 0.06776, 0.04318], "yaxis": "y"}, {"hovertemplate": "language=ta<br>layer=%{x}<br>match_gold_answer=%{y}<extra></extra>", "legendgroup": "ta", "line": {"color": "#FF6692", "dash": "solid"}, "marker": {"symbol": "circle"}, "mode": "lines", "name": "ta", "showlegend": true, "type": "scattergl", "x": [0, 1, 2, 3, 4, 5, 6, 7, 8, 9, 10, 11, 12, 13, 14, 15, 16, 17, 18, 19, 20, 21, 22, 23, 24, 25, 26, 27], "xaxis": "x", "y": [0.0, 0.0, 0.0, 0.0, 0.0, 0.0, 0.0, 0.0, 0.0, 0.0, 0.0, 0.0, 0.0, 0.0, 0.0, 0.0, 0.0, 0.0, 0.0, 0.0, 0.0, 0.0, 0.0, 0.0, 0.0, 0.0, 0.0, 0.0], "yaxis": "y"}, {"hovertemplate": "language=te<br>layer=%{x}<br>match_gold_answer=%{y}<extra></extra>", "legendgroup": "te", "line": {"color": "#B6E880", "dash": "solid"}, "marker": {"symbol": "circle"}, "mode": "lines", "name": "te", "showlegend": true, "type": "scattergl", "x": [0, 1, 2, 3, 4, 5, 6, 7, 8, 9, 10, 11, 12, 13, 14, 15, 16, 17, 18, 19, 20, 21, 22, 23, 24, 25, 26, 27, 28], "xaxis": "x", "y": [0.0, 0.0, 0.0, 0.0, 0.0, 0.0, 0.0, 0.0, 0.0, 0.0, 0.0, 0.0, 0.0, 0.0, 0.0, 0.0, 0.0, 0.0, 0.0, 0.0, 0.0, 0.0, 0.0, 0.0, 0.0, 0.0, 0.0, 0.0, 0.0], "yaxis": "y"}, {"hovertemplate": "language=tl<br>layer=%{x}<br>match_gold_answer=%{y}<extra></extra>", "legendgroup": "tl", "line": {"color": "#FF97FF", "dash": "solid"}, "marker": {"symbol": "circle"}, "mode": "lines", "name": "tl", "showlegend": true, "type": "scattergl", "x": [0, 1, 2, 3, 4, 5, 6, 7, 8, 9, 10, 11, 12, 13, 14, 15, 16, 17, 18, 19, 20, 21, 22, 23, 24, 25, 26, 27, 28], "xaxis": "x", "y": [0.0002134, 0.0, 0.0, 0.0, 0.0, 0.0, 0.0, 0.0004102, 0.0008299, 0.0007539, 0.001534, 0.0005671, 0.002948, 0.005479, 0.003314, 0.004351, 0.007042, 0.009877, 0.01366, 0.01063, 0.0239, 0.02075, 0.01816, 0.02129, 0.02918, 0.02275, 0.02286, 0.02254, 0.02508], "yaxis": "y"}, {"hovertemplate": "language=tr<br>layer=%{x}<br>match_gold_answer=%{y}<extra></extra>", "legendgroup": "tr", "line": {"color": "#FECB52", "dash": "solid"}, "marker": {"symbol": "circle"}, "mode": "lines", "name": "tr", "showlegend": true, "type": "scattergl", "x": [0, 6, 7, 8, 9, 10, 11, 12, 13, 14, 15, 16, 17, 18, 19, 20, 21, 22, 23, 24, 25, 26, 27, 28], "xaxis": "x", "y": [0.0, 0.0, 0.0, 0.0, 0.005025, 0.04, 0.0, 0.0, 0.02326, 0.0, 0.05556, 0.0, 0.1, 0.0, 0.0, 0.0, 0.06061, 0.05952, 0.1435, 0.2353, 0.2794, 0.4178, 0.1255, 0.8913], "yaxis": "y"}, {"hovertemplate": "language=unknown<br>layer=%{x}<br>match_gold_answer=%{y}<extra></extra>", "legendgroup": "unknown", "line": {"color": "#636efa", "dash": "solid"}, "marker": {"symbol": "circle"}, "mode": "lines", "name": "unknown", "showlegend": true, "type": "scattergl", "x": [0, 1, 2, 3, 4, 5, 6, 7, 8, 9, 10, 11, 12, 13, 14, 15, 16, 17, 18, 19, 20, 21, 22, 23, 24, 25, 26, 27, 28], "xaxis": "x", "y": [0.01991, 0.0699, 0.06569, 0.08497, 0.08245, 0.07618, 0.07331, 0.0711, 0.07822, 0.08709, 0.07819, 0.07778, 0.06817, 0.07466, 0.06593, 0.08452, 0.07972, 0.06672, 0.07977, 0.07846, 0.06862, 0.08319, 0.07503, 0.06866, 0.06424, 0.0718, 0.06407, 0.08578, 0.05919], "yaxis": "y"}, {"hovertemplate": "language=vi<br>layer=%{x}<br>match_gold_answer=%{y}<extra></extra>", "legendgroup": "vi", "line": {"color": "#EF553B", "dash": "solid"}, "marker": {"symbol": "circle"}, "mode": "lines", "name": "vi", "showlegend": true, "type": "scattergl", "x": [0, 1, 3, 4, 5, 6, 7, 8, 9, 10, 11, 12, 13, 14, 15, 16, 17, 18, 19, 20, 21, 22, 23, 24, 25, 26, 27, 28], "xaxis": "x", "y": [0.0009606, 0.0, 0.0, 0.0, 0.0, 0.0, 0.0, 0.0, 0.0, 0.01961, 0.01471, 0.03763, 0.01623, 0.04587, 0.0354, 0.02727, 0.004274, 0.06009, 0.0678, 0.1021, 0.09861, 0.1152, 0.1942, 0.2282, 0.25, 0.221, 0.1334, 0.1758], "yaxis": "y"}], "layout": {"legend": {"title": {"text": "language"}, "tracegroupgap": 0}, "title": {"text": "Accuracy by Layer and Language"}, "xaxis": {"anchor": "y", "domain": [0, 1], "title": {"text": "layer"}}, "yaxis": {"anchor": "x", "domain": [0, 1], "title": {"text": "match_gold_answer"}}}}

### Figure 3 — Plotly figure (JSON) as saved in the notebook; plotly's stock layout.template omitted (floating-point values rounded to 4 significant figures; data arrays with more than 128 entries replaced by an {"elided": "..."} marker saying what was removed)
{"data": [{"hovertemplate": "match_gold_answer=False<br>layer=%{x}<br>token_position=%{y}<br>probability=%{z}<extra></extra>", "legendgroup": "False", "marker": {"color": "#636efa", "symbol": "circle"}, "mode": "markers", "name": "False", "scene": "scene", "showlegend": true, "type": "scatter3d", "x": {"elided": "4543 int values"}, "y": {"elided": "4543 int values"}, "z": {"elided": "4543 float values"}}, {"hovertemplate": "match_gold_answer=True<br>layer=%{x}<br>token_position=%{y}<br>probability=%{z}<extra></extra>", "legendgroup": "True", "marker": {"color": "#EF553B", "symbol": "circle"}, "mode": "markers", "name": "True", "scene": "scene", "showlegend": true, "type": "scatter3d", "x": {"elided": "457 int values"}, "y": {"elided": "457 int values"}, "z": {"elided": "457 float values"}}], "layout": {"legend": {"title": {"text": "match_gold_answer"}, "tracegroupgap": 0}, "scene": {"domain": {"x": [0, 1], "y": [0, 1]}, "xaxis": {"title": {"text": "layer"}}, "yaxis": {"title": {"text": "token_position"}}, "zaxis": {"title": {"text": "probability"}}}, "title": {"text": "3D: Layer vs Position vs Probability"}}}
